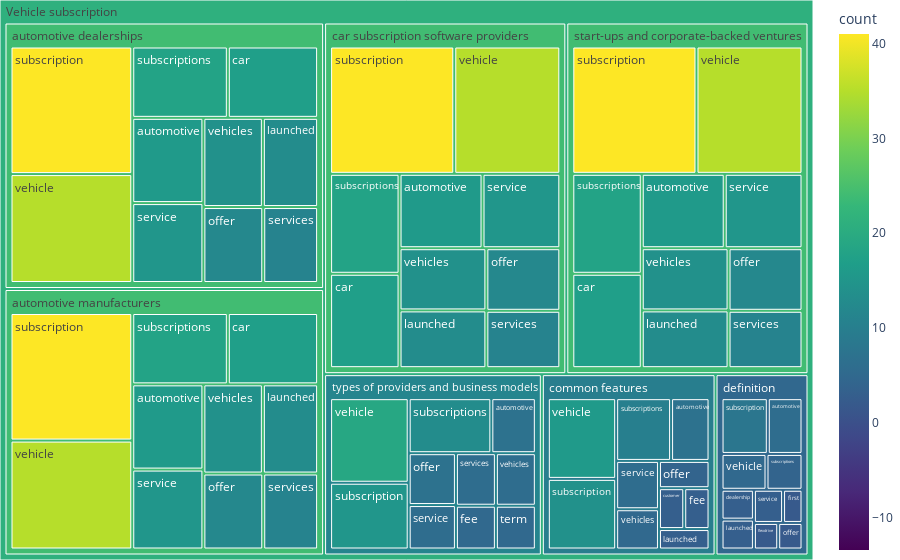

Notebook code cell kept with this figure:
### Code cell
import plotly.express as px
fig = px.treemap(df_cont, path=[px.Constant(PAGE_NAME), 'contents', 'words'],
                 values='count',
                 color='count', hover_data=['count'],
                 color_continuous_scale='viridis',
                 color_continuous_midpoint=np.average(df_cont['count'])
                )
fig.update_layout(margin = dict(t=0, l=0, r=0, b=0))
fig.show()

### Figure 1 — Plotly figure (JSON) as saved in the notebook; plotly's stock layout.template omitted (floating-point values rounded to 4 significant figures; data arrays with more than 128 entries replaced by an {"elided": "..."} marker saying what was removed)
{"data": [{"branchvalues": "total", "customdata": {"elided": "78x2 float values"}, "domain": {"x": [0, 1], "y": [0, 1]}, "hovertemplate": "labels=%{label}<br>count_sum=%{value}<br>parent=%{parent}<br>id=%{id}<br>count=%{color}<extra></extra>", "ids": ["Vehicle subscription/automotive dealerships/automotive", "Vehicle subscription/automotive manufacturers/automotive", "Vehicle subscription/car subscription software providers/automotive", "Vehicle subscription/common features/automotive", "Vehicle subscription/definition/automotive", "Vehicle subscription/start-ups and corporate-backed ventures/automotive", "Vehicle subscription/types of providers and business models/automotive", "Vehicle subscription/automotive dealerships/car", "Vehicle subscription/automotive manufacturers/car", "Vehicle subscription/car subscription software providers/car", "Vehicle subscription/start-ups and corporate-backed ventures/car", "Vehicle subscription/common features/customer", "Vehicle subscription/definition/dealership", "Vehicle subscription/common features/fee", "Vehicle subscription/types of providers and business models/fee", "Vehicle subscription/definition/first", "Vehicle subscription/definition/flexdrive", "Vehicle subscription/automotive dealerships/launched", "Vehicle subscription/automotive manufacturers/launched", "Vehicle subscription/car subscription software providers/launched", "Vehicle subscription/common features/launched", "Vehicle subscription/definition/launched", "Vehicle subscription/start-ups and corporate-backed ventures/launched", "Vehicle subscription/automotive dealerships/offer", "Vehicle subscription/automotive manufacturers/offer", "Vehicle subscription/car subscription software providers/offer", "Vehicle subscription/common features/offer", "Vehicle subscription/definition/offer", "Vehicle subscription/start-ups and corporate-backed ventures/offer", "Vehicle subscription/types of providers and business models/offer", "Vehicle subscription/automotive dealerships/service", "Vehicle subscription/automotive manufacturers/service", "Vehicle subscription/car subscription software providers/service", "Vehicle subscription/common features/service", "Vehicle subscription/definition/service", "Vehicle subscription/start-ups and corporate-backed ventures/service", "Vehicle subscription/types of providers and business models/service", "Vehicle subscription/automotive dealerships/services", "Vehicle subscription/automotive manufacturers/services", "Vehicle subscription/car subscription software providers/services", "Vehicle subscription/start-ups and corporate-backed ventures/services", "Vehicle subscription/types of providers and business models/services", "Vehicle subscription/automotive dealerships/subscription", "Vehicle subscription/automotive manufacturers/subscription", "Vehicle subscription/car subscription software providers/subscription", "Vehicle subscription/common features/subscription", "Vehicle subscription/definition/subscription", "Vehicle subscription/start-ups and corporate-backed ventures/subscription", "Vehicle subscription/types of providers and business models/subscription", "Vehicle subscription/automotive dealerships/subscriptions", "Vehicle subscription/automotive manufacturers/subscriptions", "Vehicle subscription/car subscription software providers/subscriptions", "Vehicle subscription/common features/subscriptions", "Vehicle subscription/definition/subscriptions", "Vehicle subscription/start-ups and corporate-backed ventures/subscriptions", "Vehicle subscription/types of providers and business models/subscriptions", "Vehicle subscription/types of providers and business models/term", "Vehicle subscription/automotive dealerships/vehicle", "Vehicle subscription/automotive manufacturers/vehicle", "Vehicle subscription/car subscription software providers/vehicle", "Vehicle subscription/common features/vehicle", "Vehicle subscription/definition/vehicle", "Vehicle subscription/start-ups and corporate-backed ventures/vehicle", "Vehicle subscription/types of providers and business models/vehicle", "Vehicle subscription/automotive dealerships/vehicles", "Vehicle subscription/automotive manufacturers/vehicles", "Vehicle subscription/car subscription software providers/vehicles", "Vehicle subscription/common features/vehicles", "Vehicle subscription/start-ups and corporate-backed ventures/vehicles", "Vehicle subscription/types of providers and business models/vehicles", "Vehicle subscription/automotive dealerships", "Vehicle subscription/automotive manufacturers", "Vehicle subscription/car subscription software providers", "Vehicle subscription/common features", "Vehicle subscription/definition", "Vehicle subscription/start-ups and corporate-backed ventures", "Vehicle subscription/types of providers and business models", "Vehicle subscription"], "labels": ["automotive", "automotive", "automotive", "automotive", "automotive", "automotive", "automotive", "car", "car", "car", "car", "customer", "dealership", "fee", "fee", "first", "flexdrive", "launched", "launched", "launched", "launched", "launched", "launched", "offer", "offer", "offer", "offer", "offer", "offer", "offer", "service", "service", "service", "service", "service", "service", "service", "services", "services", "services", "services", "services", "subscription", "subscription", "subscription", "subscription", "subscription", "subscription", "subscription", "subscriptions", "subscriptions", "subscriptions", "subscriptions", "subscriptions", "subscriptions", "subscriptions", "term", "vehicle", "vehicle", "vehicle", "vehicle", "vehicle", "vehicle", "vehicle", "vehicles", "vehicles", "vehicles", "vehicles", "vehicles", "vehicles", "automotive dealerships", "automotive manufacturers", "car subscription software providers", "common features", "definition", "start-ups and corporate-backed ventures", "types of providers and business models", "Vehicle subscription"], "marker": {"coloraxis": "coloraxis", "colors": [16, 16, 16, 7, 6, 16, 7, 17, 17, 17, 17, 3, 3, 3, 5, 2, 2, 13, 13, 13, 3, 3, 13, 12, 12, 12, 4, 2, 12, 7, 15, 15, 15, 6, 3, 15, 6, 11, 11, 11, 11, 6, 41, 41, 41, 14, 8, 41, 15, 18, 18, 18, 10, 4, 18, 13, 5, 35, 35, 35, 16, 5, 35, 19, 14, 14, 14, 5, 14, 6, 24.11, 24.11, 24.11, 9.93, 4.737, 24.11, 11.36, 21.13]}, "name": "", "parents": ["Vehicle subscription/automotive dealerships", "Vehicle subscription/automotive manufacturers", "Vehicle subscription/car subscription software providers", "Vehicle subscription/common features", "Vehicle subscription/definition", "Vehicle subscription/start-ups and corporate-backed ventures", "Vehicle subscription/types of providers and business models", "Vehicle subscription/automotive dealerships", "Vehicle subscription/automotive manufacturers", "Vehicle subscription/car subscription software providers", "Vehicle subscription/start-ups and corporate-backed ventures", "Vehicle subscription/common features", "Vehicle subscription/definition", "Vehicle subscription/common features", "Vehicle subscription/types of providers and business models", "Vehicle subscription/definition", "Vehicle subscription/definition", "Vehicle subscription/automotive dealerships", "Vehicle subscription/automotive manufacturers", "Vehicle subscription/car subscription software providers", "Vehicle subscription/common features", "Vehicle subscription/definition", "Vehicle subscription/start-ups and corporate-backed ventures", "Vehicle subscription/automotive dealerships", "Vehicle subscription/automotive manufacturers", "Vehicle subscription/car subscription software providers", "Vehicle subscription/common features", "Vehicle subscription/definition", "Vehicle subscription/start-ups and corporate-backed ventures", "Vehicle subscription/types of providers and business models", "Vehicle subscription/automotive dealerships", "Vehicle subscription/automotive manufacturers", "Vehicle subscription/car subscription software providers", "Vehicle subscription/common features", "Vehicle subscription/definition", "Vehicle subscription/start-ups and corporate-backed ventures", "Vehicle subscription/types of providers and business models", "Vehicle subscription/automotive dealerships", "Vehicle subscription/automotive manufacturers", "Vehicle subscription/car subscription software providers", "Vehicle subscription/start-ups and corporate-backed ventures", "Vehicle subscription/types of providers and business models", "Vehicle subscription/automotive dealerships", "Vehicle subscription/automotive manufacturers", "Vehicle subscription/car subscription software providers", "Vehicle subscription/common features", "Vehicle subscription/definition", "Vehicle subscription/start-ups and corporate-backed ventures", "Vehicle subscription/types of providers and business models", "Vehicle subscription/automotive dealerships", "Vehicle subscription/automotive manufacturers", "Vehicle subscription/car subscription software providers", "Vehicle subscription/common features", "Vehicle subscription/definition", "Vehicle subscription/start-ups and corporate-backed ventures", "Vehicle subscription/types of providers and business models", "Vehicle subscription/types of providers and business models", "Vehicle subscription/automotive dealerships", "Vehicle subscription/automotive manufacturers", "Vehicle subscription/car subscription software providers", "Vehicle subscription/common features", "Vehicle subscription/definition", "Vehicle subscription/start-ups and corporate-backed ventures", "Vehicle subscription/types of providers and business models", "Vehicle subscription/automotive dealerships", "Vehicle subscription/automotive manufacturers", "Vehicle subscription/car subscription software providers", "Vehicle subscription/common features", "Vehicle subscription/start-ups and corporate-backed ventures", "Vehicle subscription/types of providers and business models", "Vehicle subscription", "Vehicle subscription", "Vehicle subscription", "Vehicle subscription", "Vehicle subscription", "Vehicle subscription", "Vehicle subscription", ""], "type": "treemap", "values": [16, 16, 16, 7, 6, 16, 7, 17, 17, 17, 17, 3, 3, 3, 5, 2, 2, 13, 13, 13, 3, 3, 13, 12, 12, 12, 4, 2, 12, 7, 15, 15, 15, 6, 3, 15, 6, 11, 11, 11, 11, 6, 41, 41, 41, 14, 8, 41, 15, 18, 18, 18, 10, 4, 18, 13, 5, 35, 35, 35, 16, 5, 35, 19, 14, 14, 14, 5, 14, 6, 192, 192, 192, 71, 38, 192, 89, 966]}], "layout": {"coloraxis": {"cmid": 13.8, "colorbar": {"title": {"text": "count"}}, "colorscale": [[0, "#440154"], [0.1111, "#482878"], [0.2222, "#3e4989"], [0.3333, "#31688e"], [0.4444, "#26828e"], [0.5556, "#1f9e89"], [0.6667, "#35b779"], [0.7778, "#6ece58"], [0.8889, "#b5de2b"], [1, "#fde725"]]}, "legend": {"tracegroupgap": 0}, "margin": {"b": 0, "l": 0, "r": 0, "t": 0}}}
